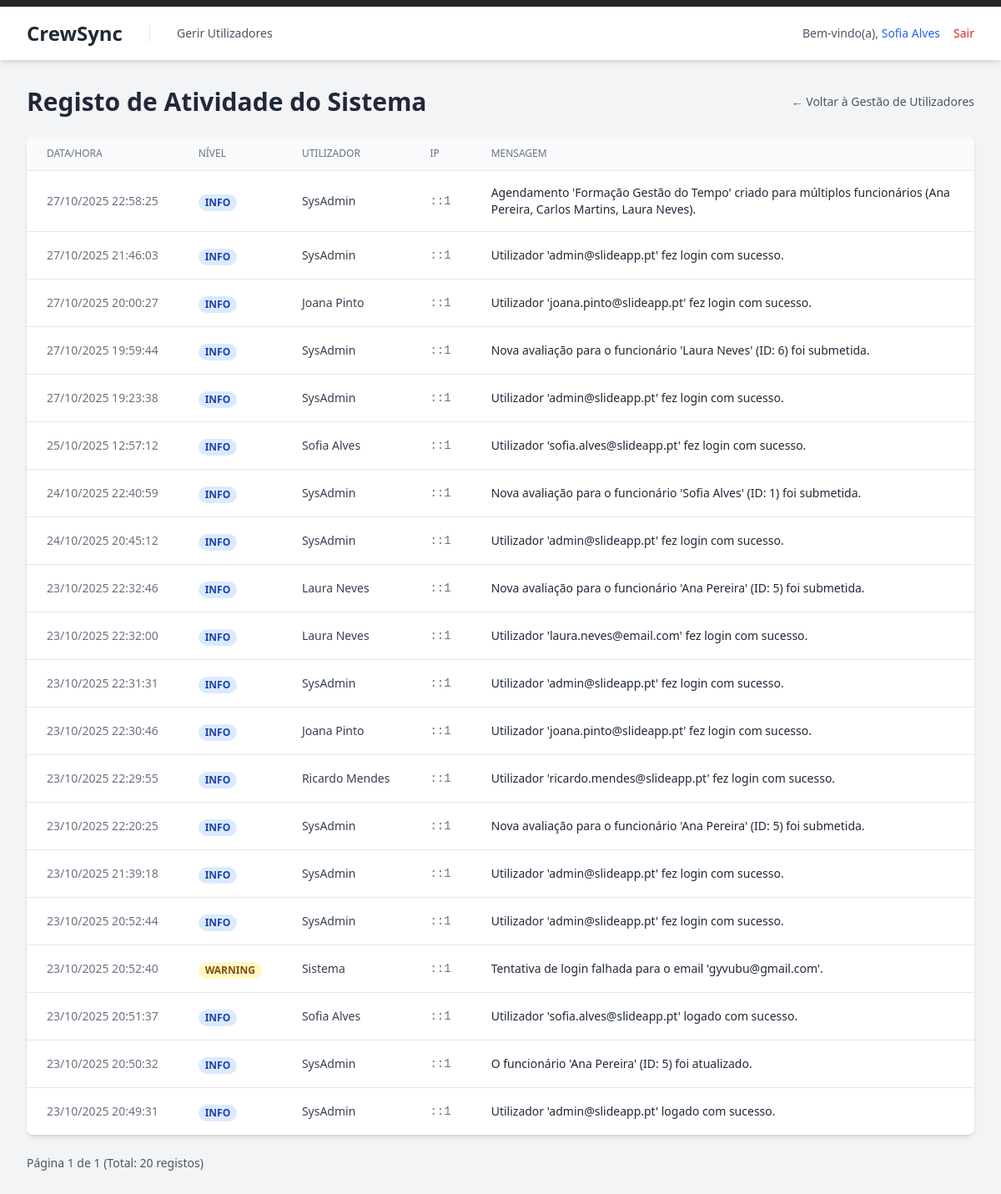
The app's page /public/ver_logs.php (signed in) with its own data.
### tables this page shows
CREATE TABLE `logs` (
  `id` int(10) UNSIGNED NOT NULL,
  `level` varchar(20) NOT NULL COMMENT 'Ex: INFO, WARNING, SECURITY',
  `event_type` varchar(50) NOT NULL COMMENT 'Ex: LOGIN_SUCCESS, EMPLOYEE_UPDATE',
  `message` varchar(255) NOT NULL,
  `user_id` int(10) UNSIGNED DEFAULT NULL COMMENT 'ID do utilizador que realizou a ação',
  `ip_address` varchar(45) DEFAULT NULL,
  `context` longtext DEFAULT NULL COMMENT 'Dados extra, como o ID do registo afetado' CHECK (json_valid(`context`)),
  `created_at` timestamp NOT NULL DEFAULT current_timestamp()
);

### public/ver_logs.php (the view, shortened to what this page needs)
<?php
require_once '../config/db.php';
$per_page = 25;
$page = isset($_GET['page']) && filter_var($_GET['page'], FILTER_VALIDATE_INT) ? (int)$_GET['page'] : 1;
$offset = ($page - 1) * $per_page;
try {
    $total_logs = $pdo->query("SELECT COUNT(*) FROM logs")->fetchColumn();
    $total_pages = ceil($total_logs / $per_page);
    $stmt = $pdo->prepare("
        SELECT l.*, COALESCE(u.nome, l.user_id) as user_identifier
        FROM logs l
        LEFT JOIN utilizadores u ON l.user_id = u.id
        ORDER BY l.created_at DESC
        LIMIT :limit OFFSET :offset
    ");
    $stmt->bindValue(':limit', $per_page, PDO::PARAM_INT);
    $stmt->bindValue(':offset', $offset, PDO::PARAM_INT);
    $stmt->execute();
    $logs = $stmt->fetchAll(PDO::FETCH_ASSOC);
} catch (PDOException $e) {
    $error_message = "Erro ao carregar os logs do sistema.";
}
function get_level_color_class(string $level): string {
    return match (strtoupper($level)) {
        'SECURITY' => 'bg-red-100 text-red-800',
        'ERROR' => 'bg-red-100 text-red-800',
        'WARNING' => 'bg-yellow-100 text-yellow-800',
        default => 'bg-blue-100 text-blue-800',
    };
}
?>
<!DOCTYPE html>
<html lang="pt-PT" class="bg-gray-100">
<head>
    <link href="<?= BASE_URL ?>/public/css/style.css" rel="stylesheet">
</head>
<body class="bg-gray-100">
    <?php include_once '../src/templates/header.php'; ?>
    <main class="p-8">
        <div class="max-w-7xl mx-auto">
            <div class="flex justify-between items-center mb-6">
                 <h1 class="text-3xl font-bold text-gray-800">Registo de Atividade do Sistema</h1>
                 <a href="gerir_utilizadores.php" class="text-sm font-medium text-gray-600 hover:text-gray-900">&larr; Voltar à Gestão de Utilizadores</a>
            </div>
            <div class="bg-white shadow-md rounded-lg overflow-x-auto">
                <table class="min-w-full divide-y divide-gray-200">
                    <thead class="bg-gray-50">
                        <tr>
                            <th class="px-6 py-3 text-left text-xs font-medium text-gray-500 uppercase">Data/Hora</th>
                            <th class="px-6 py-3 text-left text-xs font-medium text-gray-500 uppercase">Nível</th>
                            <th class="px-6 py-3 text-left text-xs font-medium text-gray-500 uppercase">Utilizador</th>
                            <th class="px-6 py-3 text-left text-xs font-medium text-gray-500 uppercase">IP</th>
                            <th class="px-6 py-3 text-left text-xs font-medium text-gray-500 uppercase">Mensagem</th>
                        </tr>
                    </thead>
                    <tbody class="bg-white divide-y divide-gray-200">
                        <?php if (empty($logs)): ?>
                            <tr><td colspan="5" class="px-6 py-12 text-center text-gray-500">Nenhum registo de log encontrado.</td></tr>
                        <?php else: ?>
                            <?php foreach ($logs as $log): ?>
                                <tr>
                                    <td class="px-6 py-4 whitespace-nowrap text-sm text-gray-500"><?= date('d/m/Y H:i:s', strtotime($log['created_at'])) ?></td>
                                    <td class="px-6 py-4">
                                        <span class="px-2 inline-flex text-xs leading-5 font-semibold rounded-full <?= get_level_color_class($log['level']) ?>">
                                            <?= htmlspecialchars($log['level']) ?>
                                        </span>
                                    </td>
                                    <td class="px-6 py-4 whitespace-nowrap text-sm text-gray-700"><?= htmlspecialchars($log['user_identifier'] ?? 'Sistema') ?></td>
                                    <td class="px-6 py-4 whitespace-nowrap text-sm text-gray-500 font-mono"><?= htmlspecialchars($log['ip_address']) ?></td>
                                    <td class="px-6 py-4 text-sm text-gray-800"><?= htmlspecialchars($log['message']) ?></td>
                                </tr>
                            <?php endforeach; ?>
                        <?php endif; ?>
                    </tbody>
                </table>
            </div>
            <div class="mt-6 flex justify-between items-center">
                <span class="text-sm text-gray-600">
                    Página <?= $page ?> de <?= $total_pages ?> (Total: <?= $total_logs ?> registos)
                </span>
            </div>
        </div>
    </main>
</body>
</html>

### public/css/style.css (style rules this page uses)
html, :host { line-height: 1.5; -webkit-text-size-adjust: 100%; -moz-tab-size: 4; -o-tab-size: 4; tab-size: 4; font-family: ui-sans-serif, system-ui, sans-serif, "Apple Color Emoji", "Segoe UI Emoji", "Segoe UI Symbol", "Noto Color Emoji"; font-feature-settings: normal; font-variation-settings: normal; -webkit-tap-highlight-color: transparent; }
body { margin: 0; line-height: inherit; }
h1, h2, h3, h4, h5, h6 { font-size: inherit; font-weight: inherit; }
a { color: inherit; text-decoration: inherit; }
table { text-indent: 0; border-color: inherit; border-collapse: collapse; }
blockquote, dl, dd, h1, h2, h3, h4, h5, h6, hr, figure, p, pre { margin: 0; }
.mx-auto { margin-left: auto; margin-right: auto; }
.mb-6 { margin-bottom: 1.5rem; }
.mt-6 { margin-top: 1.5rem; }
.flex { display: flex; }
.inline-flex { display: inline-flex; }
.min-w-full { min-width: 100%; }
.max-w-7xl { max-width: 80rem; }
.items-center { align-items: center; }
.justify-between { justify-content: space-between; }
.divide-y > :not([hidden]) ~ :not([hidden]) { --tw-divide-y-reverse: 0; border-top-width: calc(1px * calc(1 - var(--tw-divide-y-reverse))); border-bottom-width: calc(1px * var(--tw-divide-y-reverse)); }
.divide-gray-200 > :not([hidden]) ~ :not([hidden]) { --tw-divide-opacity: 1; border-color: rgb(229 231 235 / var(--tw-divide-opacity, 1)); }
.overflow-x-auto { overflow-x: auto; }
.whitespace-nowrap { white-space: nowrap; }
.rounded-full { border-radius: 9999px; }
.rounded-lg { border-radius: 0.5rem; }
.bg-blue-100 { --tw-bg-opacity: 1; background-color: rgb(219 234 254 / var(--tw-bg-opacity, 1)); }
.bg-gray-100 { --tw-bg-opacity: 1; background-color: rgb(243 244 246 / var(--tw-bg-opacity, 1)); }
.bg-gray-50 { --tw-bg-opacity: 1; background-color: rgb(249 250 251 / var(--tw-bg-opacity, 1)); }
.bg-white { --tw-bg-opacity: 1; background-color: rgb(255 255 255 / var(--tw-bg-opacity, 1)); }
.bg-yellow-100 { --tw-bg-opacity: 1; background-color: rgb(254 249 195 / var(--tw-bg-opacity, 1)); }
.p-8 { padding: 2rem; }
.px-2 { padding-left: 0.5rem; padding-right: 0.5rem; }
.px-6 { padding-left: 1.5rem; padding-right: 1.5rem; }
.py-3 { padding-top: 0.75rem; padding-bottom: 0.75rem; }
.py-4 { padding-top: 1rem; padding-bottom: 1rem; }
.text-left { text-align: left; }
.font-mono { font-family: ui-monospace, SFMono-Regular, Menlo, Monaco, Consolas, "Liberation Mono", "Courier New", monospace; }
.text-3xl { font-size: 1.875rem; line-height: 2.25rem; }
.text-sm { font-size: 0.875rem; line-height: 1.25rem; }
.text-xs { font-size: 0.75rem; line-height: 1rem; }
.font-bold { font-weight: 700; }
.font-medium { font-weight: 500; }
.font-semibold { font-weight: 600; }
.uppercase { text-transform: uppercase; }
.leading-5 { line-height: 1.25rem; }
.text-blue-800 { --tw-text-opacity: 1; color: rgb(30 64 175 / var(--tw-text-opacity, 1)); }
.text-gray-500 { --tw-text-opacity: 1; color: rgb(107 114 128 / var(--tw-text-opacity, 1)); }
.text-gray-600 { --tw-text-opacity: 1; color: rgb(75 85 99 / var(--tw-text-opacity, 1)); }
.text-gray-700 { --tw-text-opacity: 1; color: rgb(55 65 81 / var(--tw-text-opacity, 1)); }
.text-gray-800 { --tw-text-opacity: 1; color: rgb(31 41 55 / var(--tw-text-opacity, 1)); }
.text-yellow-800 { --tw-text-opacity: 1; color: rgb(133 77 14 / var(--tw-text-opacity, 1)); }
.shadow-md { --tw-shadow: 0 4px 6px -1px rgb(0 0 0 / 0.1), 0 2px 4px -2px rgb(0 0 0 / 0.1); --tw-shadow-colored: 0 4px 6px -1px var(--tw-shadow-color), 0 2px 4px -2px var(--tw-shadow-color); box-shadow: var(--tw-ring-offset-shadow, 0 0 #0000), var(--tw-ring-shadow, 0 0 #0000), var(--tw-shadow); }

### records on screen
logs: created_at "27/10/2025 22:58:25", level "INFO", user_identifier "SysAdmin", ip_address "::1", message "Agendamento 'Formação Gestão do Tempo' criado para múltiplos funcionários (Ana Pereira, Carlos Martins, Laura Neves)."
logs: created_at "27/10/2025 21:46:03", level "INFO", user_identifier "SysAdmin", ip_address "::1", message "Utilizador 'admin@slideapp.pt' fez login com sucesso."
logs: created_at "27/10/2025 20:00:27", level "INFO", user_identifier "Joana Pinto", ip_address "::1", message "Utilizador 'joana.pinto@slideapp.pt' fez login com sucesso."
logs: created_at "27/10/2025 19:59:44", level "INFO", user_identifier "SysAdmin", ip_address "::1", message "Nova avaliação para o funcionário 'Laura Neves' (ID: 6) foi submetida."
logs: created_at "27/10/2025 19:23:38", level "INFO", user_identifier "SysAdmin", ip_address "::1", message "Utilizador 'admin@slideapp.pt' fez login com sucesso."
logs: created_at "25/10/2025 12:57:12", level "INFO", user_identifier "Sofia Alves", ip_address "::1", message "Utilizador 'sofia.alves@slideapp.pt' fez login com sucesso."
logs: created_at "24/10/2025 22:40:59", level "INFO", user_identifier "SysAdmin", ip_address "::1", message "Nova avaliação para o funcionário 'Sofia Alves' (ID: 1) foi submetida."
logs: created_at "24/10/2025 20:45:12", level "INFO", user_identifier "SysAdmin", ip_address "::1", message "Utilizador 'admin@slideapp.pt' fez login com sucesso."
logs: created_at "23/10/2025 22:32:46", level "INFO", user_identifier "Laura Neves", ip_address "::1", message "Nova avaliação para o funcionário 'Ana Pereira' (ID: 5) foi submetida."
logs: created_at "23/10/2025 22:32:00", level "INFO", user_identifier "Laura Neves", ip_address "::1", message "Utilizador 'laura.neves@email.com' fez login com sucesso."
logs: created_at "23/10/2025 22:31:31", level "INFO", user_identifier "SysAdmin", ip_address "::1", message "Utilizador 'admin@slideapp.pt' fez login com sucesso."
logs: created_at "23/10/2025 22:30:46", level "INFO", user_identifier "Joana Pinto", ip_address "::1", message "Utilizador 'joana.pinto@slideapp.pt' fez login com sucesso."
logs: created_at "23/10/2025 22:29:55", level "INFO", user_identifier "Ricardo Mendes", ip_address "::1", message "Utilizador 'ricardo.mendes@slideapp.pt' fez login com sucesso."
logs: created_at "23/10/2025 22:20:25", level "INFO", user_identifier "SysAdmin", ip_address "::1", message "Nova avaliação para o funcionário 'Ana Pereira' (ID: 5) foi submetida."
logs: created_at "23/10/2025 21:39:18", level "INFO", user_identifier "SysAdmin", ip_address "::1", message "Utilizador 'admin@slideapp.pt' fez login com sucesso."
logs: created_at "23/10/2025 20:52:44", level "INFO", user_identifier "SysAdmin", ip_address "::1", message "Utilizador 'admin@slideapp.pt' fez login com sucesso."
logs: created_at "23/10/2025 20:52:40", level "WARNING", user_identifier "Sistema", ip_address "::1", message "Tentativa de login falhada para o email 'gyvubu@gmail.com'."
logs: created_at "23/10/2025 20:51:37", level "INFO", user_identifier "Sofia Alves", ip_address "::1", message "Utilizador 'sofia.alves@slideapp.pt' logado com sucesso."
logs: created_at "23/10/2025 20:50:32", level "INFO", user_identifier "SysAdmin", ip_address "::1", message "O funcionário 'Ana Pereira' (ID: 5) foi atualizado."
logs: created_at "23/10/2025 20:49:31", level "INFO", user_identifier "SysAdmin", ip_address "::1", message "Utilizador 'admin@slideapp.pt' logado com sucesso."

### other values on screen
$_SESSION['user_name'] "Sofia Alves"
$page "1"
$total_pages "1"
$total_logs "20"
